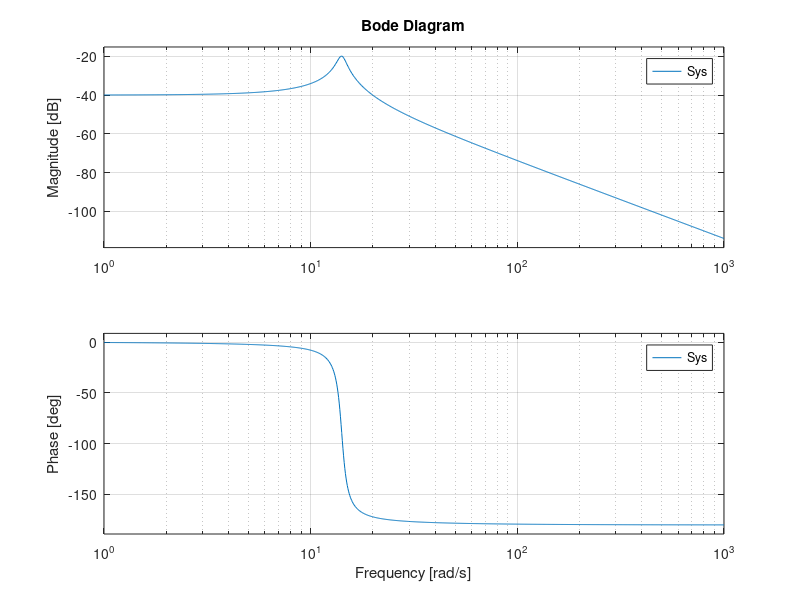

MATLAB code to generate this figure: (Note: this script raises an error after producing the figure.)
%%RegSys1 Ex1

%%Nicht-parametrische Identifikation
%%
%1.1


%% Paramter
m=0.5
d=0.7
c=100

numerator = 1
denominator = [m,d,c];
%% continuierliches Modell
Sys=tf(numerator,denominator)

%% discretes Modell
ts = 1/40; %25ms
s=tf('s')
Sys_z=c2d(Sys,ts,'zoh')
bode(Sys)


syms w
w0=solve(0.5*w^2==100,w)
%w0=14.1421

f0=w0/(2*pi)
%f0=2,2508

%%
domega=2*pi/ts
df=1/ts

omegamsx=pi/ts
fmax=1/(2*ts)